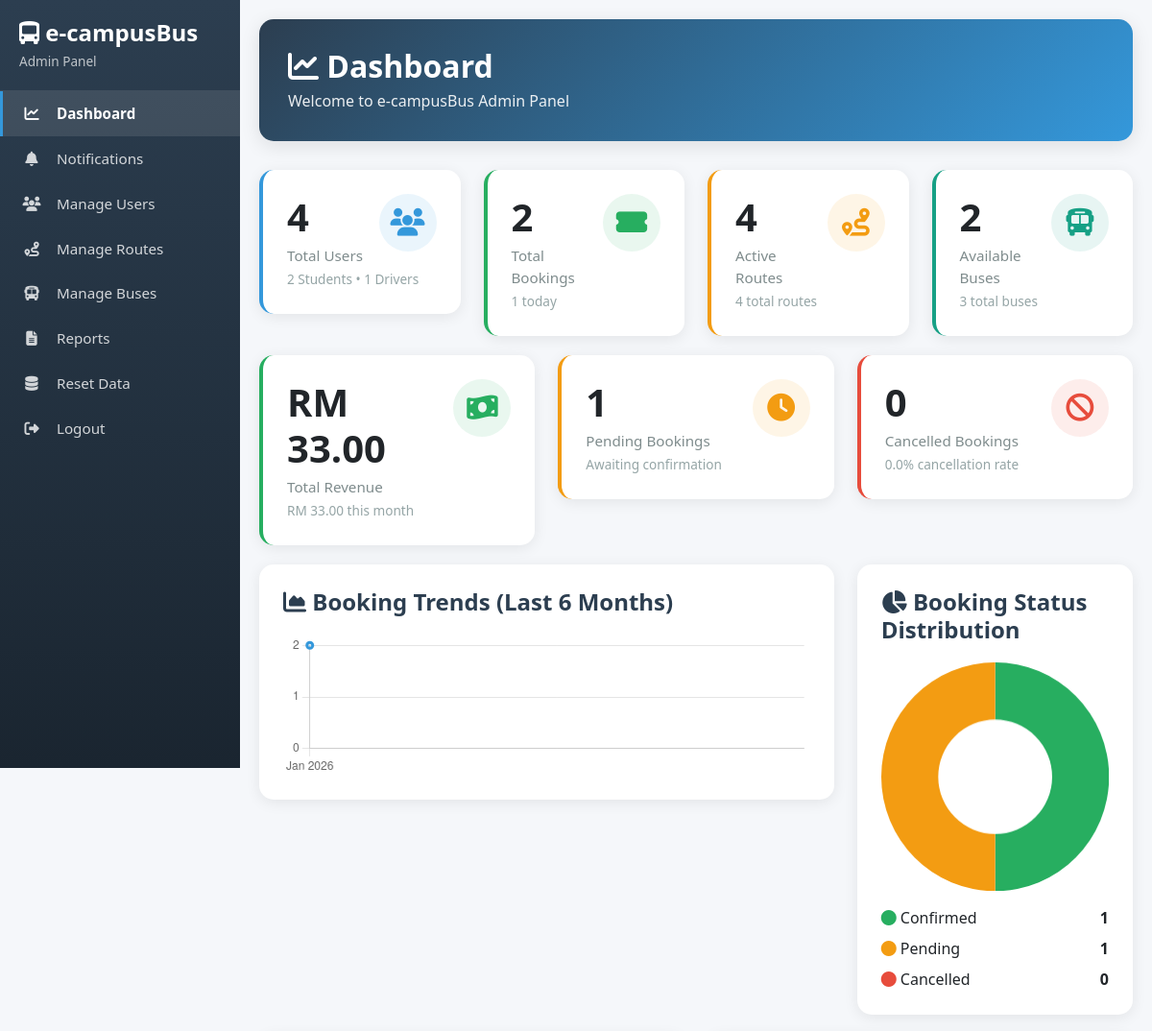
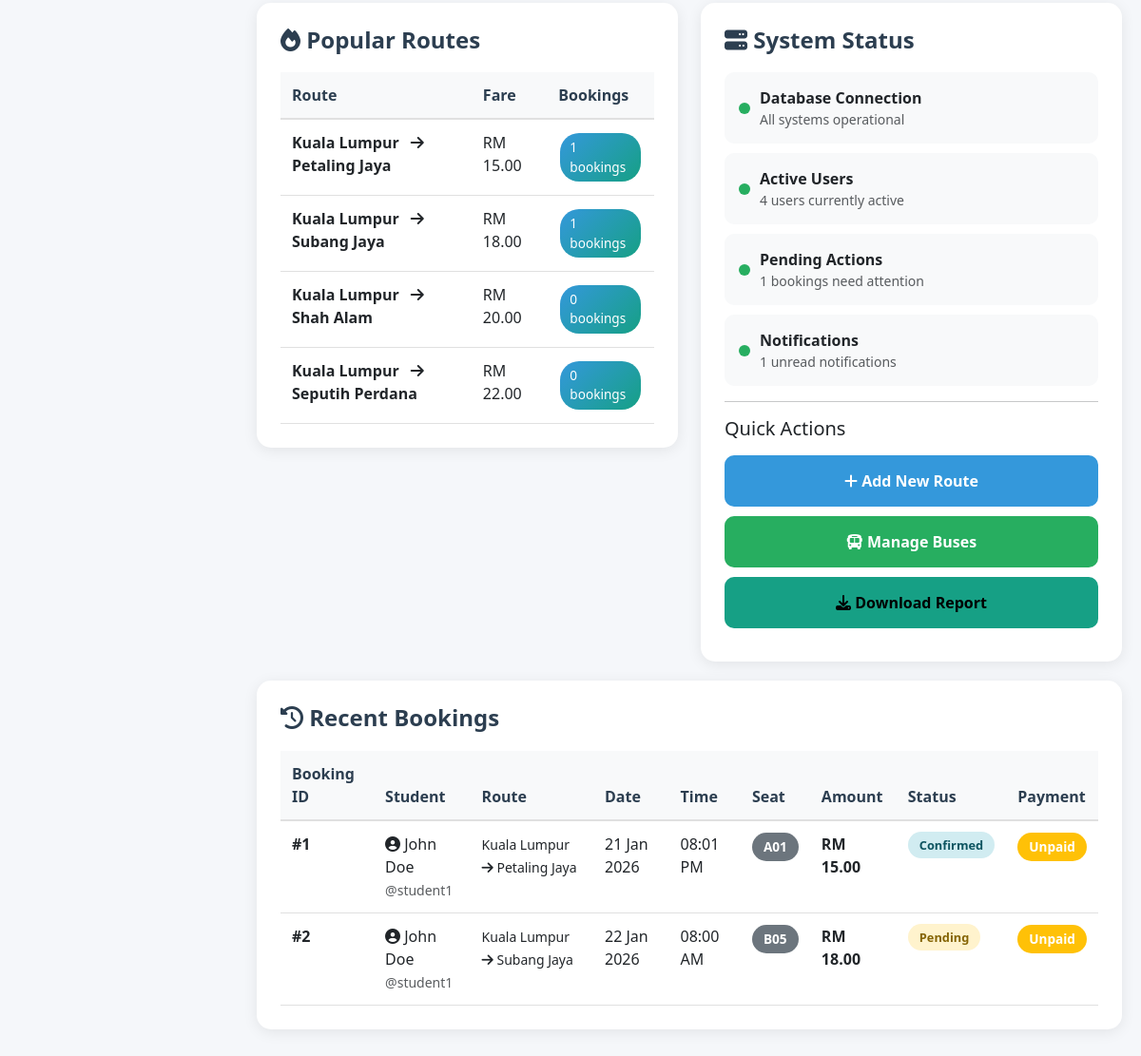
The page /admin/dashboard.php (signed in) on the database its author committed (2 pictures, top to bottom).
### tables this page shows
CREATE TABLE bookings (
    booking_id INT PRIMARY KEY AUTO_INCREMENT,
    user_id INT NOT NULL,
    route_id INT NOT NULL,
    seat_number VARCHAR(10) NOT NULL,
    booking_date DATE NOT NULL,
    booking_time TIME NOT NULL,
    status ENUM('pending', 'confirmed', 'cancelled') DEFAULT 'pending',
    payment_status ENUM('unpaid', 'paid', 'refunded') DEFAULT 'unpaid',
    amount DECIMAL(10, 2) NOT NULL,
    created_at TIMESTAMP DEFAULT CURRENT_TIMESTAMP,
    FOREIGN KEY (user_id) REFERENCES users(id) ON DELETE CASCADE,
    FOREIGN KEY (route_id) REFERENCES routes(route_id) ON DELETE CASCADE
);

CREATE TABLE users (
    id INT PRIMARY KEY AUTO_INCREMENT,
    username VARCHAR(50) UNIQUE NOT NULL,
    email VARCHAR(100) UNIQUE NOT NULL,
    password VARCHAR(255) NOT NULL,
    full_name VARCHAR(100) NOT NULL,
    phone_number VARCHAR(15),
    date_of_birth DATE,
    gender ENUM('male', 'female', 'other'),
    role ENUM('student', 'driver', 'admin') DEFAULT 'student',
    reward_points INT DEFAULT 0,
    status ENUM('active', 'inactive', 'suspended') DEFAULT 'active',
    login_attempts INT DEFAULT 0,
    locked_until DATETIME NULL,
    remember_token VARCHAR(255) NULL,
    token_expiry DATETIME NULL,
    last_login DATETIME NULL,
    created_at TIMESTAMP DEFAULT CURRENT_TIMESTAMP,
    updated_at TIMESTAMP DEFAULT CURRENT_TIMESTAMP ON UPDATE CURRENT_TIMESTAMP
);

CREATE TABLE routes (
    route_id INT PRIMARY KEY AUTO_INCREMENT,
    from_location VARCHAR(100) NOT NULL,
    to_location VARCHAR(100) NOT NULL,
    distance DECIMAL(5, 2),
    duration INT,
    base_fare DECIMAL(10, 2) NOT NULL,
    status ENUM('active', 'inactive') DEFAULT 'active',
    created_at TIMESTAMP DEFAULT CURRENT_TIMESTAMP
);

### admin/dashboard.php (the view, shortened to what the rows shown need)
<?php
try {
    $pdo = new PDO(
        "mysql:host=localhost;dbname=bus_management;charset=utf8mb4",
        "root",
        ""
    );
    $pdo->setAttribute(PDO::ATTR_ERRMODE, PDO::ERRMODE_EXCEPTION);
    $stats = [];
    $stmt = $pdo->query("SELECT role, COUNT(*) as count FROM users GROUP BY role");
    $user_stats = $stmt->fetchAll(PDO::FETCH_KEY_PAIR);
    $stats['total_users'] = array_sum($user_stats);
    $stats['students'] = $user_stats['student'] ?? 0;
    $stats['drivers'] = $user_stats['driver'] ?? 0;
    $stats['admins'] = $user_stats['admin'] ?? 0;
    $stmt = $pdo->query("SELECT COUNT(*) FROM routes WHERE status = 'active'");
    $stats['active_routes'] = $stmt->fetchColumn();
    $stmt = $pdo->query("SELECT COUNT(*) FROM routes");
    $stats['total_routes'] = $stmt->fetchColumn();
    $stmt = $pdo->query("SELECT COUNT(*) FROM buses WHERE status = 'available'");
    $stats['available_buses'] = $stmt->fetchColumn();
    $stmt = $pdo->query("SELECT COUNT(*) FROM buses");
    $stats['total_buses'] = $stmt->fetchColumn();
    $stmt = $pdo->query("SELECT COUNT(*) FROM bookings");
    $stats['total_bookings'] = $stmt->fetchColumn();
    $stmt = $pdo->query("SELECT COUNT(*) FROM bookings WHERE status = 'pending'");
    $stats['pending_bookings'] = $stmt->fetchColumn();
    $stmt = $pdo->query("SELECT COUNT(*) FROM bookings WHERE status = 'confirmed'");
    $stats['confirmed_bookings'] = $stmt->fetchColumn();
    $stmt = $pdo->query("SELECT COUNT(*) FROM bookings WHERE status = 'cancelled'");
    $stats['cancelled_bookings'] = $stmt->fetchColumn();
    $stmt = $pdo->query("SELECT COUNT(*) FROM bookings WHERE DATE(booking_date) = CURDATE()");
    $stats['today_bookings'] = $stmt->fetchColumn();
    $stmt = $pdo->query("SELECT COALESCE(SUM(amount), 0) FROM bookings WHERE status != 'cancelled'");
    $stats['total_revenue'] = $stmt->fetchColumn();
    $stmt = $pdo->query("SELECT COALESCE(SUM(amount), 0) FROM bookings WHERE status != 'cancelled' AND MONTH(booking_date) = MONTH(CURDATE()) AND YEAR(booking_date) = YEAR(CURDATE())");
    $stats['monthly_revenue'] = $stmt->fetchColumn();
    $stmt = $pdo->query("SELECT COALESCE(SUM(amount), 0) FROM bookings WHERE status != 'cancelled' AND DATE(booking_date) = CURDATE()");
    $stats['daily_revenue'] = $stmt->fetchColumn();
    $stmt = $pdo->query("
        SELECT b.*, u.full_name, u.username, r.from_location, r.to_location
        FROM bookings b
        JOIN users u ON b.user_id = u.id
        JOIN routes r ON b.route_id = r.route_id
        ORDER BY b.created_at DESC
        LIMIT 10
    ");
    $recent_bookings = $stmt->fetchAll(PDO::FETCH_ASSOC);
    $stmt = $pdo->query("
        SELECT DATE_FORMAT(booking_date, '%Y-%m') as month, COUNT(*) as count
        FROM bookings
        WHERE booking_date >= DATE_SUB(CURDATE(), INTERVAL 6 MONTH)
        GROUP BY DATE_FORMAT(booking_date, '%Y-%m')
        ORDER BY month ASC
    ");
    $monthly_trend = $stmt->fetchAll(PDO::FETCH_ASSOC);
    $stmt = $pdo->query("SELECT COUNT(*) FROM users WHERE status = 'active'");
    $stats['active_users'] = $stmt->fetchColumn();
    $stmt = $pdo->query("SELECT COUNT(*) FROM notifications WHERE is_read = 0");
    $stats['unread_notifications'] = $stmt->fetchColumn();
} catch(PDOException $e) {
    $error = "Database error: " . $e->getMessage();
}
?>
<!DOCTYPE html>
<html lang="en">
<head>
    <link href="https://cdn.jsdelivr.net/npm/bootstrap@5.3.0-alpha1/dist/css/bootstrap.min.css" rel="stylesheet">
    <link rel="stylesheet" href="https://cdnjs.cloudflare.com/ajax/libs/font-awesome/6.4.0/css/all.min.css">
    <link rel="stylesheet" href="admin-sidebar.css">
</head>
<body>
    <div class="main-content">
        <div class="header">
            <h2><i class="fas fa-chart-line"></i> Dashboard</h2>
        </div>
        <div class="row">
            <div class="col-md-3">
                <div class="stat-card blue">
                    <div class="icon"><i class="fas fa-users"></i></div>
                    <h3><?php echo number_format($stats['total_users']); ?></h3>
                    <p>Total Users</p>
                    <small><?php echo $stats['students']; ?> Students • <?php echo $stats['drivers']; ?> Drivers</small>
                </div>
            </div>
            <div class="col-md-3">
                <div class="stat-card green">
                    <div class="icon"><i class="fas fa-ticket-alt"></i></div>
                    <h3><?php echo number_format($stats['total_bookings']); ?></h3>
                    <p>Total Bookings</p>
                    <small><?php echo $stats['today_bookings']; ?> today</small>
                </div>
            </div>
        </div>
        <div class="row">
            <div class="col-md-4">
                <div class="stat-card orange">
                    <div class="icon"><i class="fas fa-clock"></i></div>
                    <h3><?php echo number_format($stats['pending_bookings']); ?></h3>
                    <p>Pending Bookings</p>
                    <small>Awaiting confirmation</small>
                </div>
            </div>
        </div>
        <div class="row">
            <div class="col-md-4">
                <div class="chart-card">
                    <div class="mt-3">
                        <div class="d-flex justify-content-between mb-2">
                            <span><i class="fas fa-circle" style="color: #27AE60;"></i> Confirmed</span>
                            <strong><?php echo $stats['confirmed_bookings']; ?></strong>
                        </div>
                        <div class="d-flex justify-content-between mb-2">
                            <span><i class="fas fa-circle" style="color: #F39C12;"></i> Pending</span>
                            <strong><?php echo $stats['pending_bookings']; ?></strong>
                        </div>
                    </div>
                </div>
            </div>
        </div>
        <div class="row">
            <div class="col-md-6">
                <div class="table-card">
                    <div class="table-responsive">
                        <table class="table table-hover">
                            <thead>
                                <tr>
                                    <th>Route</th>
                                    <th>Fare</th>
                                    <th>Bookings</th>
                                </tr>
                            </thead>
                        </table>
                    </div>
                </div>
            </div>
            <div class="col-md-6">
                <div class="table-card">
                    <div class="system-status">
                        <div>
                            <strong>Pending Actions</strong>
                            <p class="mb-0 text-muted small"><?php echo $stats['pending_bookings']; ?> bookings need attention</p>
                        </div>
                    </div>
                    <div class="system-status">
                        <div>
                            <strong>Notifications</strong>
                            <p class="mb-0 text-muted small"><?php echo $stats['unread_notifications']; ?> unread notifications</p>
                        </div>
                    </div>
                </div>
            </div>
        </div>
        <div class="row">
            <div class="col-12">
                <div class="table-card">
                    <div class="table-responsive">
                        <table class="table table-hover">
                            <thead>
                                <tr>
                                    <th>Booking ID</th>
                                    <th>Student</th>
                                    <th>Route</th>
                                    <th>Date</th>
                                    <th>Time</th>
                                    <th>Seat</th>
                                    <th>Amount</th>
                                    <th>Status</th>
                                    <th>Payment</th>
                                </tr>
                            </thead>
                            <tbody>
                                <?php foreach($recent_bookings as $booking): ?>
                                <tr>
                                    <td><strong>#<?php echo $booking['booking_id']; ?></strong></td>
                                    <td>
                                        <i class="fas fa-user-circle"></i>
                                        <?php echo htmlspecialchars($booking['full_name']); ?>
                                        <br><small class="text-muted">@<?php echo htmlspecialchars($booking['username']); ?></small>
                                    </td>
                                    <td>
                                        <small>
                                            <?php echo htmlspecialchars($booking['from_location']); ?>
                                            <i class="fas fa-arrow-right"></i>
                                            <?php echo htmlspecialchars($booking['to_location']); ?>
                                        </small>
                                    </td>
                                    <td><?php echo date('d M Y', strtotime($booking['booking_date'])); ?></td>
                                    <td><?php echo date('h:i A', strtotime($booking['booking_time'])); ?></td>
                                    <td><span class="badge bg-secondary"><?php echo htmlspecialchars($booking['seat_number']); ?></span></td>
                                    <td><strong>RM <?php echo number_format($booking['amount'], 2); ?></strong></td>
                                    <td>
                                        <span class="badge-status badge-<?php echo $booking['status']; ?>">
                                            <?php echo ucfirst($booking['status']); ?>
                                        </span>
                                    </td>
                                    <td>
                                        <?php
                                        $payment_class = '';
                                        switch($booking['payment_status']) {
                                            case 'unpaid': $payment_class = 'warning'; break;
                                        }
                                        ?>
                                        <span class="badge bg-<?php echo $payment_class; ?>">
                                            <?php echo ucfirst($booking['payment_status']); ?>
                                        </span>
                                    </td>
                                </tr>
                                <?php endforeach; ?>
                            </tbody>
                        </table>
                    </div>
                </div>
            </div>
        </div>
    </div>
    <script>
        // Booking Trend Chart
        const trendCtx = document.getElementById('bookingTrendChart').getContext('2d');
        const trendData = <?php echo json_encode($monthly_trend); ?>;
        const trendLabels = trendData.map(item => {
            const [year, month] = item.month.split('-');
            const date = new Date(year, month - 1);
            return date.toLocaleDateString('en-US', { month: 'short', year: 'numeric' });
        });
        const trendCounts = trendData.map(item => item.count);
        new Chart(trendCtx, {
            type: 'line',
            data: {
                labels: trendLabels,
                datasets: [{
                    label: 'Bookings',
                    data: trendCounts,
                    borderColor: '#3498DB',
                    backgroundColor: 'rgba(52, 152, 219, 0.1)',
                    tension: 0.4,
                    fill: true,
                    borderWidth: 3
                }]
            },
            options: {
                responsive: true,
                maintainAspectRatio: true,
                plugins: {
                    legend: {
                        display: false
                    }
                },
                scales: {
                    y: {
                        beginAtZero: true,
                        ticks: {
                            stepSize: 1
                        }
                    }
                }
            }
        });
        // Booking Status Pie Chart
        const statusCtx = document.getElementById('bookingStatusChart').getContext('2d');
        new Chart(statusCtx, {
            type: 'doughnut',
            data: {
                labels: ['Confirmed', 'Pending', 'Cancelled'],
                datasets: [{
                    data: [
                        <?php echo $stats['confirmed_bookings']; ?>,
                        <?php echo $stats['pending_bookings']; ?>,
                        <?php echo $stats['cancelled_bookings']; ?>
                    ],
                    backgroundColor: ['#27AE60', '#F39C12', '#E74C3C'],
                    borderWidth: 0
                }]
            },
            options: {
                responsive: true,
                maintainAspectRatio: true,
                plugins: {
                    legend: {
                        display: false
                    }
                }
            }
        });
    </script>
</body>
</html>

### rows shown on the page
bookings: user "1", booking_id "2", user.full_name "John Doe", user.username "student1", route.from_location "Kuala Lumpur", route.to_location "Subang Jaya", booking_date "22 Jan 2026", booking_time "08:00 AM", seat_number "B05", amount "18.00", status "Pending", payment_status "Unpaid"
bookings: booking_id "1", user.full_name "John Doe", user.username "student1", route.from_location "Kuala Lumpur", route.to_location "Petaling Jaya", booking_date "21 Jan 2026", booking_time "08:01 PM", seat_number "A01", amount "15.00", status "Confirmed", payment_status "Unpaid"

### other values the page prints
$stats['total_users'] "4"
$stats['students'] "2"
$stats['total_bookings'] "2"
$stats['active_routes'] "4"
$stats['total_routes'] "4"
$stats['available_buses'] "2"
$stats['total_buses'] "3"
$stats['total_revenue'] "33.00"
$stats['monthly_revenue'] "33.00"
$stats['cancelled_bookings'] "0"
$route['from_location'] "Kuala Lumpur"
$route['to_location'] "Petaling Jaya"
$route['base_fare'] "15.00"
$route['booking_count'] "1"
$route['to_location'] "Subang Jaya"
